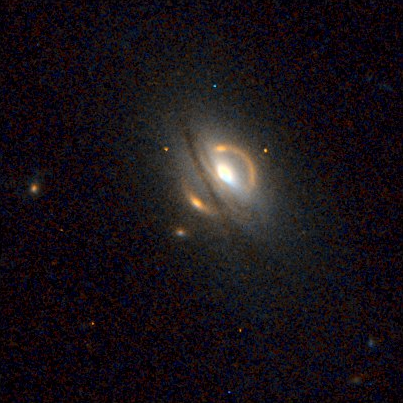
#> input picture apps/LensMark/examples/nine/deck-02.png, 403 x 403 px
$ python -i representations.py   (imports and definitions only)
#> lines starting #> are read from the running program, lines starting #| are printed output that depends on the picture
### reproductions/lensjudge/config.py
"""Central paths, survey layers, render params, and model tiers for LensJudge.

All large reuse assets live in sibling reproduction dirs (read-only); LensJudge
writes only under ``reproductions/lensjudge/{outputs,cache}`` (both gitignored).
"""
from __future__ import annotations

import os
from pathlib import Path

# --- repo layout ------------------------------------------------------------
HERE = Path(__file__).resolve().parent              # reproductions/lensjudge/
REPRO = HERE.parent                                  # reproductions/
INCH = REPRO / "inchausti-2025"
INCH_DATA = INCH / "data"
HSU_DATA = REPRO / "hsu-2025" / "data"
FOUNDRY_II_DATA = REPRO / "foundry-ii" / "data"
FOUNDRY_IV_DATA = REPRO / "foundry-iv" / "data"

# --- our writable areas (gitignored) ---------------------------------------
OUT = HERE / "outputs"          # predictions, traces, review queue, eval reports
CACHE = HERE / "cache"          # fetched/rendered cutouts keyed by candidate
for _d in (OUT, CACHE):
    _d.mkdir(parents=True, exist_ok=True)

# --- imaging candidate sources ----------------------------------------------
# Storfer (DR9) + Inchausti (DR10): graded A/B/C cutouts already on disk.
CUTOUT_DIRS = {
    "storfer": INCH_DATA / "cutouts_fits_candidates_storfer",
    "inchausti": INCH_DATA / "cutouts_fits_candidates_inchausti",
    # ClaudeNet v2 sweep qualification campaign: 737 candidates staged on-disk as
    # {row_id}.fits (grz cube, byte-identical to the v1 cutouts) — fetch resolves
    # these locally so lensjudge grades the exact CNN-seen pixels (no refetch).
    "claudenet": REPRO / "claudenet" / "data" / "v2" / "campaign" / "fits",
    # DR11 campaign: candidate grz cubes staged from Perlmutter as {row_id}.fits so
    # lensjudge tier-1 grades the exact DR11 CNN-seen pixels (legacysurvey viewer has
    # no public DR11 layer + is unreachable from this host -> on-disk staging required).
    "dr11": REPRO / "dr11-campaign" / "data" / "cutouts_dr11",
}
SCORE_CSV = {
    "storfer": INCH_DATA / "candidate_scores_storfer.csv",
    "inchausti": INCH_DATA / "candidate_scores_inchausti.csv",
}
GRADED_PUB_CSV = {  # full published catalogs incl. Grade-D raw exports
    "storfer": INCH_DATA / "storfer2024_published_catalog.csv",
    "inchausti": INCH_DATA / "inchausti2025_published_catalog.csv",
}
GRADE_D_RAW = {
    "storfer": INCH_DATA / "storfer2024_gradeD_raw.csv",
    "inchausti": INCH_DATA / "inchausti2025_gradeD_raw.csv",
}
NEG_RANDOM_DIR = INCH_DATA / "cutouts_fits_neg_dr9"   # ~65K random-galaxy negatives
OP_POINT_CSV = INCH_DATA / "operating_point.csv"      # meta thresholds @ FPR

# legacysurvey imaging layer per catalog (mirrors 12_download_candidate_cutouts.py)
SURVEY_LAYER = {"storfer": "ls-dr9", "inchausti": "ls-dr10", "claudenet": "ls-dr9"}

# --- cutout geometry (Huang+2020 §3.2; matches every on-disk cutout) ---------
SIZE_PIX = 101
PIXSCALE = 0.262           # arcsec/pixel
BANDS = ("g", "r", "z")    # cube[0]=g, cube[1]=r, cube[2]=z
CUTOUT_SHAPE = (3, SIZE_PIX, SIZE_PIX)

# --- render params (identical to 16_build_inspection_viewer.py) -------------
LUPTON_Q = 8.0
LUPTON_STRETCH = 0.5
RENDER_PX = 400            # upsample 101 -> 400 for legibility

# --- model tiers (claude-code aliases; override per role via env) -----------
# Per-role env always wins. Otherwise the default depends on the engine: the claude
# aliases below for the anthropic engine; a single open model id (LENSJUDGE_MODEL,
# matching serve_vllm_qwen3vl.sh's default) for the default open backend — so the
# openai path never silently sends "sonnet" to a vLLM server.
_OPEN_DEFAULT_MODEL = os.environ.get("LENSJUDGE_MODEL", "Qwen/Qwen3-VL-8B-Instruct")


def _m(role: str, default: str) -> str:
    v = os.environ.get(f"LENSJUDGE_MODEL_{role.upper()}")
    if v:
        return v
    from lensjudge.common.llm_client import is_open  # stdlib-only module; no cycle
    return _OPEN_DEFAULT_MODEL if is_open() else default

MODELS = {
    "grader": _m("grader", "sonnet"),          # lean single-agent grader
    "arbitrator": _m("arbitrator", "opus"),    # Option-C / multi-agent fuser
    "judge": _m("judge", "sonnet"),            # Option-C panel judges
    "worker": _m("worker", "sonnet"),          # §9.1 specialist subagents
    "crossmatch": _m("crossmatch", "haiku"),   # cheap tool-relay agent
    "spectro": _m("spectro", "sonnet"),
}

# --- heavy-tool subprocess venvs (quick_lensmodel) --------------------------
# GIGA-Lens (JAX) lens-model fit runs in its own venv to keep JAX out of the SDK
# process. The proto script exposes `--cube <path>` -> one JSON line on stdout.
GIGALENS_PY = Path(os.environ.get(
    "LENSJUDGE_GIGALENS_PY", "/home/benson/.venvs/gigalens/bin/python"))
QUICKLENS_SCRIPT = HERE / "tools" / "quicklens_proto.py"  # tracked (was gitignored outputs/)
QUICKLENS_GPU = os.environ.get("LENSJUDGE_QUICKLENS_GPU", "2")  # CUDA_VISIBLE_DEVICES
QUICKLENS_TIMEOUT_S = int(os.environ.get("LENSJUDGE_QUICKLENS_TIMEOUT", "180"))

# --- budgets / safety -------------------------------------------------------
MAX_TURNS = int(os.environ.get("LENSJUDGE_MAX_TURNS", "6"))
MAX_BUDGET_USD = float(os.environ.get("LENSJUDGE_MAX_BUDGET_USD", "0.50"))  # per candidate
MCP_SERVER_NAME = "lens"


# --- reasoning / extended thinking (off by default: old runs reproduce) -----
# [21 lines left out: function thinking_options, not called in this run]

### reproductions/lensjudge/common/representations.py
"""Engineered lens-image representations (Tier-1: scipy/numpy/PIL, in-process).

Instead of having the model inspect the raw Lupton-RGB, these transforms make the
lensing signal explicit and emit scalar lensing-features that can be scored as
standalone discriminators (eval/run_representations.py) before any model spend:

  R1 lens-light subtraction   azimuthal-median galaxy model removed -> arc residual
  R2 polar/tangential (r,theta) a true tangential arc becomes a horizontal bar
  R3 180-degree symmetry resid. I - rot180(I): symmetric galaxy cancels, arc survives
  R4 blue-excess color isolation suppress the red lens, light up the blue source
  R5 DoG + Hessian "arcness"   Frangi-like ridge map: elongated curves, not blobs
  R6 per-band grayscale        faint blue arcs hidden under r/z in the composite

Heavy variants (photutils isophote, skimage frangi, SEP) live in
tools/representations_proto.py (.venvs/lens, subprocess) — never imported here, so the
SDK process stays dependency-light. ``compute_features(cube) -> dict`` returns every
scalar; the render_* functions return model-facing PIL images. All annulus-referenced
features are computed over a trial Einstein-radius bank (the cheap path avoids the 45 s
GIGA-Lens fit) and reported at the max-response radius.
"""
from __future__ import annotations

import numpy as np
from PIL import Image
from scipy import ndimage as ndi

from lensjudge import config
from lensjudge.common import render as _render

# [1 line that did not run here, left out]
# [1 line that did not run here, left out]


# --------------------------------------------------------------------------- centroid
# [16 lines left out: function centroid, not called in this run]


def _robust_sigma(a: np.ndarray) -> float:
    return float(1.4826 * np.median(np.abs(a - np.median(a))) + 1e-9)


# --------------------------------------------------------------------------- R1 lens-light sub
# [101 lines left out: functions _azimuthal_median_model, lenssub, symmetry_residual, to_polar, _tangential_metrics, blue_excess_map and 1 more, not called in this run]


# --------------------------------------------------------------------------- R5 arcness
def arcness_map(img: np.ndarray, scales=(1.0, 1.6, 2.6)) -> np.ndarray:
    """Frangi-like multiscale Hessian ridge for bright curvilinear (arc) structures."""
    img = img.astype(float)
    best = np.zeros_like(img)
    for s in scales:
        sm = ndi.gaussian_filter(img, s)
        Hxx = ndi.gaussian_filter(sm, s, order=(0, 2))
        Hyy = ndi.gaussian_filter(sm, s, order=(2, 0))
        Hxy = ndi.gaussian_filter(sm, s, order=(1, 1))
        disc = np.sqrt(np.maximum((Hxx - Hyy) ** 2 + 4 * Hxy ** 2, 0)) / 2.0
        tr = (Hxx + Hyy) / 2.0
        l1, l2 = tr + disc, tr - disc
        lam1 = np.where(np.abs(l1) >= np.abs(l2), l1, l2)   # larger |.|
        lam2 = np.where(np.abs(l1) >= np.abs(l2), l2, l1)   # smaller |.|
        Rb = np.abs(lam2) / (np.abs(lam1) + 1e-9)
        S = np.sqrt(l1 ** 2 + l2 ** 2)
        cval = 0.5 * float(S.max()) if S.max() > 0 else 1.0
        v = np.exp(-Rb ** 2 / 0.5) * (1 - np.exp(-S ** 2 / (2 * cval ** 2)))
        v[lam1 > 0] = 0                          # bright ridges only (lam1 < 0)
        best = np.maximum(best, v * s)
    return best


# [116 lines left out: functions _arcness_metrics, compute_features, _gray_png, _signed_png, render_lenssub, render_polar, not called in this run]


def render_symmetry(cube, **kw):
    cy, cx, _ = centroid(cube)
    return _signed_png(symmetry_residual(cube[1], cy, cx))


def render_coloriso(cube, **kw):
    return _signed_png(blue_excess_map(cube))


def render_arcness(cube, **kw):
    cy, cx, _ = centroid(cube)
    return _gray_png(arcness_map(lenssub(cube, cy, cx)[1]))


def _gray_band(cube, i, **kw):
    return _gray_png(cube[i])


REPR_RENDERERS = {
    "lenssub": render_lenssub,
    "polar": render_polar,
    "symmetry": render_symmetry,
    "color_iso": render_coloriso,
    "arcness": render_arcness,
    "gray_g": lambda c, **k: _gray_band(c, 0),
    "gray_r": lambda c, **k: _gray_band(c, 1),
    "gray_z": lambda c, **k: _gray_band(c, 2),
}

REPR_VIEW_DESC = {
    "lenssub": "lens galaxy removed (azimuthal-median): low-surface-brightness arcs/"
               "counter-images stand out on a flat background.",
    "polar": "polar (r,theta) of the residual: RADIUS is the vertical axis, ANGLE the "
             "horizontal. A real tangential arc is a HORIZONTAL bar at fixed radius "
             "spanning a wide angle; a spiral arm/companion is not.",
    "symmetry": "I - rot180(I) about the lens center: a symmetric elliptical/star cancels "
                "(black); an off-center arc or a counter-image pair lights up (red/blue).",
    "color_iso": "blue-excess map (g-z): the red lens is suppressed; blue lensed-source "
                 "flux is bright. A blue arc/ring around the centre is the signal.",
    "arcness": "Frangi ridge 'arcness' of the residual: bright where flux forms thin "
               "ELONGATED curves (arcs), dark on round blobs/points/stars.",
    "gray_g": "g-band only (bluest): lensed sources are brightest here, lens galaxy faint.",
    "gray_r": "r-band only.",
    "gray_z": "z-band only (reddest): dominated by the lens galaxy.",
}


# [3 lines that did not run here, left out]

>>> import cv2
>>> picture = cv2.imread('../../../apps/LensMark/examples/nine/deck-02.png', cv2.IMREAD_GRAYSCALE)
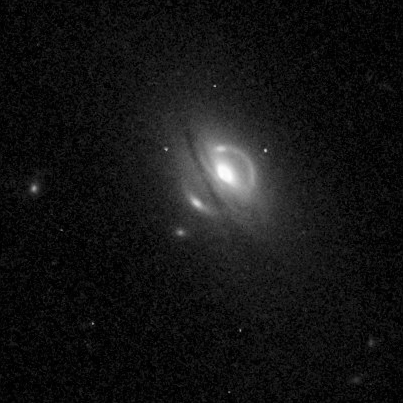
#> picture: shape (403, 403); min 0, max 253, mean 20
>>> result = arcness_map(picture)
#> the loop in arcness_map, `for s in scales:` made 3 passes
#> cval on passes 1 to 3: 14.8, 4.26, 1.72
#> pass 1, in arcness_map, `Hxx = ndi.gaussian_filter(sm, s, order=(0, 2))`:
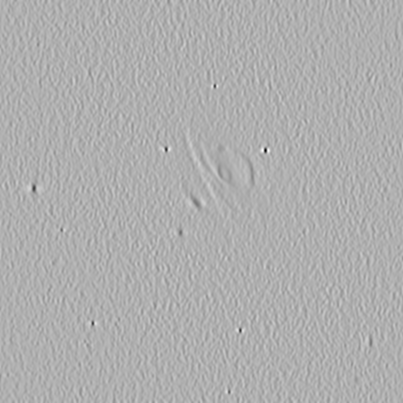
#> Hxx: shape (403, 403) float64; min -21.93, max 9.92, mean -0.00144; drawn with min black and max white
#> pass 1, in arcness_map, `Hyy = ndi.gaussian_filter(sm, s, order=(2, 0))`:
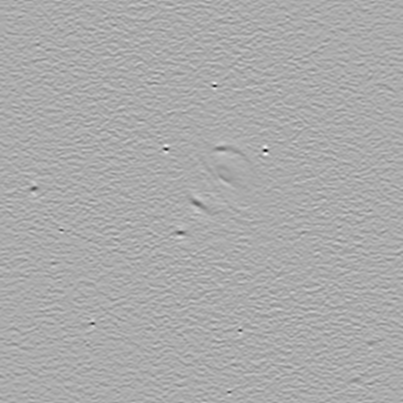
#> Hyy: shape (403, 403) float64; min -19.89, max 9.79, mean -0.00144; drawn with min black and max white
#> pass 1, in arcness_map, `Hxy = ndi.gaussian_filter(sm, s, order=(1, 1))`:
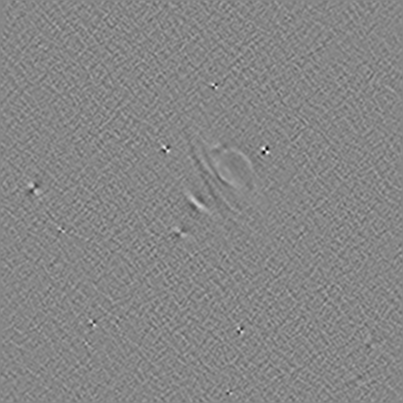
#> Hxy: shape (403, 403) float64; min -8.56, max 7.64, mean 2.9e-05; drawn with min black and max white
#> after the loop in arcness_map, `for s in scales:`:
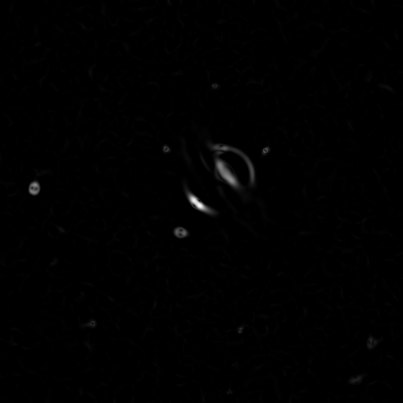
#> best: shape (403, 403) float64; min 0, max 1.79, mean 0.00988; drawn with min black and max white

$ run again, on apps/LensMark/examples/nine/deck-04.png
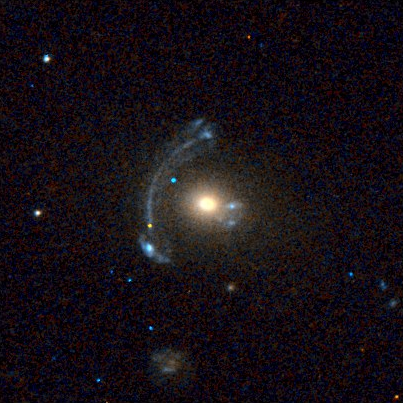
#> input picture apps/LensMark/examples/nine/deck-04.png, 403 x 403 px
#> the loop in arcness_map, `for s in scales:` made 3 passes
#> cval on passes 1 to 3: 18.61, 8.4, 2.49
#> pass 1, in arcness_map, `Hxy = ndi.gaussian_filter(sm, s, order=(1, 1))`:
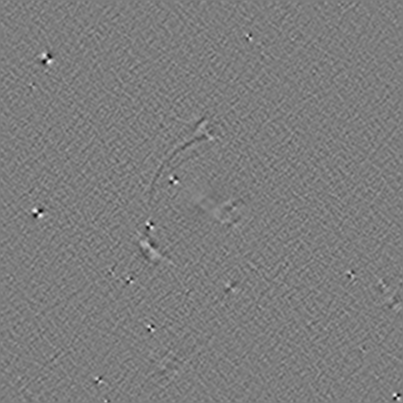
#> Hxy: shape (403, 403) float64; min -10, max 10.31, mean 8.09e-05; drawn with min black and max white
#> after the loop in arcness_map, `for s in scales:`:
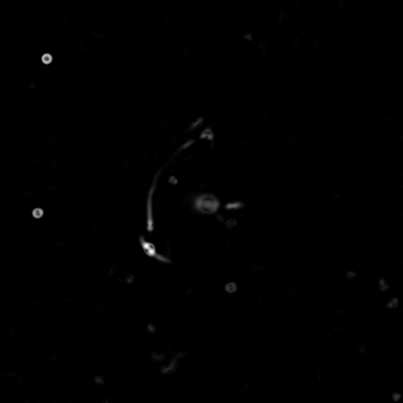
#> best: shape (403, 403) float64; min 0, max 1.29, mean 0.0067; drawn with min black and max white

$ run again, on apps/LensMark/examples/nine/deck-08.png
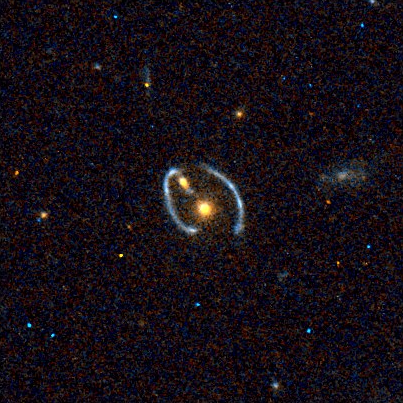
#> input picture apps/LensMark/examples/nine/deck-08.png, 403 x 403 px
#> the loop in arcness_map, `for s in scales:` made 3 passes
#> cval on passes 1 to 3: 24.45, 6.52, 2.87
#> pass 1, in arcness_map, `Hxy = ndi.gaussian_filter(sm, s, order=(1, 1))`:
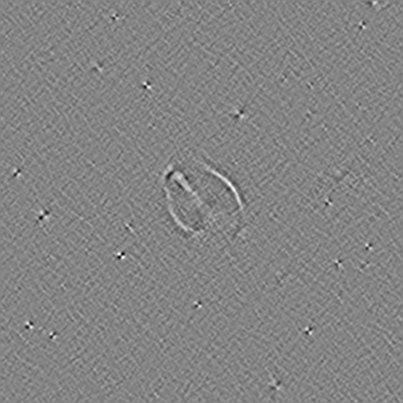
#> Hxy: shape (403, 403) float64; min -12.99, max 12, mean 0.000155; drawn with min black and max white
#> after the loop in arcness_map, `for s in scales:`:
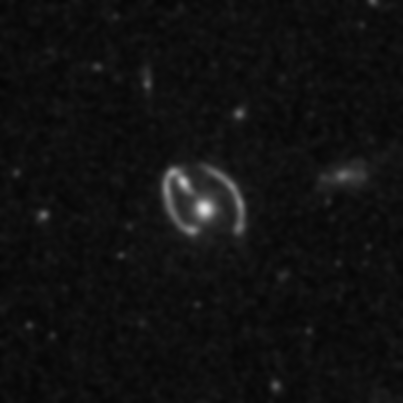
#> sm: shape (403, 403) float64; min 5.15, max 224.8, mean 17.3
